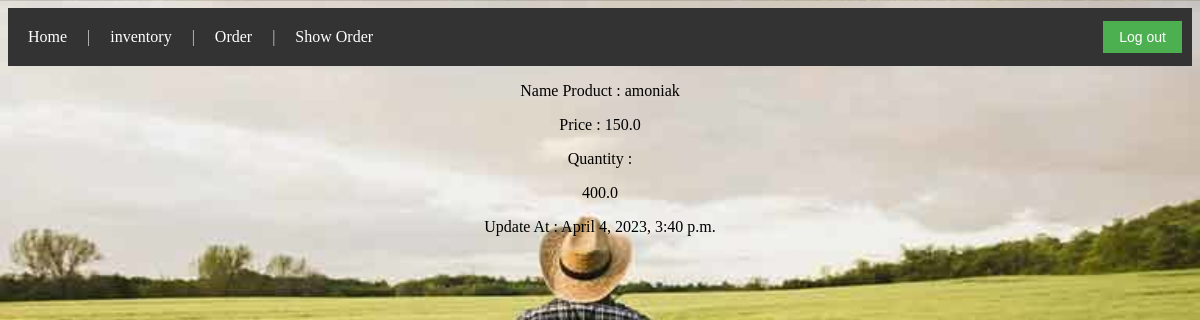
The page /information/2 (signed in) on the database its author committed.
### imsapp/models.py (models this page shows)
class Product(models.Model):
    name=models.TextField()
    price=models.FloatField()
    quantity=models.FloatField()
    description=models.TextField()
    categoies=models.ManyToManyField(Catogrey,related_name='products')
    created_at = models.DateTimeField(auto_now_add=True)
    updated_at = models.DateTimeField(auto_now=True)
    objects=ProductManager()

### imsapp/views.py (the view)
# urls.py: path('information/<int:id_product>',views.info_product),
def info_product(request,id_product):
    if 'user' not in request.session:
        return redirect('/log_out')
    product_data={
        'all_products':Product.objects.get(id=id_product),
        'userid':User.objects.get(id=request.session['user']),
    }
    return render(request,'details.html',product_data)

### imsapp/templates/details.html (shortened to what this page needs)
<!DOCTYPE html>
<html lang="en">
<head>
    {% load static %}
    <link rel="stylesheet" href="{% static 'home.css' %}">
</head>
<body>
    <div class="nav-bar">
        <div class="nav-bar1" >
                <a href="/home"> Home </a>
                <p>|</p>
                <a href="/inventory"> inventory </a>
                <p>|</p>
                <a href="/order/{{userid.id}}"> Order </a>
                <p>|</p>
                <a href="/show_list_order">Show Order </a>
        </div>
        <div class="nav-bar2">
            <form action="/log_out" method="post">
                <input type="submit" value="Log out">
            </form>
        </div>
    </div>
    <div class="information" style="text-align: center;">
        <p>Name Product : {{all_products.name}}</p>
        <p>Price : {{all_products.price}}</p>
        <p>Quantity : </p>
        {% if all_products.quantity > 200 %}
        <p> {{all_products.quantity}}</p>
        {%endif%}
        <p>Update At : {{all_products.updated_at}}</p>
    </div>
</body>
</html>

### imsapp/static/home.css (style rules this page uses)
body { background-image: url("farmer4.jpg"); background-size: 100%; }
.nav-bar { display: flex; justify-content: space-between; align-items: center; background-color: #333; color: #fff; padding: 10px; }
.nav-bar1 { display: flex; align-items: center; }
.nav-bar1 a { color: #fff; text-decoration: none; padding: 10px; }
.nav-bar1 p { color: #ccc; margin: 0 10px; }
.nav-bar2 form { margin: 0; }
.nav-bar2 input[type="submit"] { background-color: #4CAF50; border: none; color: white; padding: 8px 16px; text-align: center; text-decoration: none; display: inline-block; font-size: 14px; margin: 0; cursor: pointer; }

### rows shown on the page
Product: name "amoniak", price "150.0", quantity "400.0", updated_at "April 4, 2023, 3:40 p.m."
